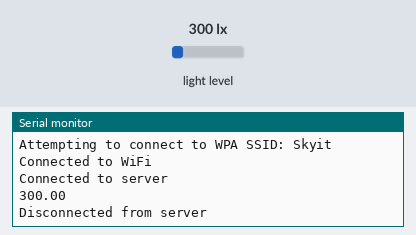
Recording of a sketch running on a simulated Arduino MKR. Shown: the last lines printed to the serial monitor. The inputs (shaded band) are chosen by the test bench; at power-on: light level 300 lx. WiFi joins after 1.5 s; servers stay silent unless stated; web services answer with replies made up by the test bench.

Above: at 12.9 s.
13.0 s: light level set to 40 lx
At 14.3 s:
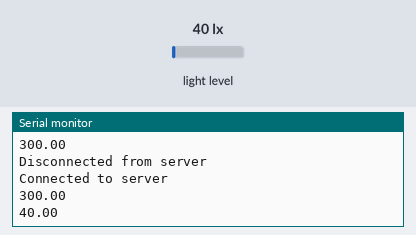
14.5 s: light level set to 500 lx
At 15.9 s:
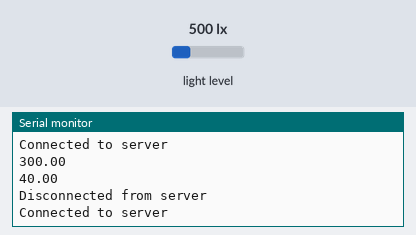
Timing chart, 0 to 17.5 s (numbered marks = the images above; inputs shaded):
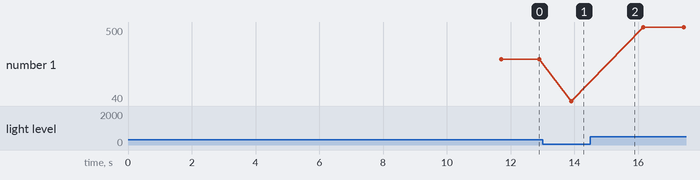

Measured:
- after the input at 13.0 s, the serial monitor: prints a new line after 0.90 s (image 1)
- plotted number 1: 300 → 40 after the input at 13.0 s, 40 → 500 after the input at 14.5 s

The sketch:

IFTTT.ino
```cpp
#include <SPI.h>
#include <WiFiNINA.h>
#include <Wire.h>
#include <BH1750.h>

BH1750 GY30; // instantiate a sensor event object


#include "Secret.h"
// Please enter your sensitive data in the Secret tab/arduino_secrets.h
char ssid[] = SECRET_SSID;        // Your network SSID (name)
char pass[] = SECRET_PASS;    // Your network password (use for WPA, or use as key for WEP)
int status = WL_IDLE_STATUS;     // The WiFi radio's status
WiFiClient  client;

//defines IFTTT event webhook listeners
char   HOST_NAME[] = "maker.ifttt.com";
String PATH_NAME   = "/trigger/WaxOn/with/key/b8xfWrhJ2L5qTH3DMvGZud"; // change your EVENT-NAME and YOUR-KEY
String queryString = "?value1=57&value2=25";
char   HOST_NAME1[] = "maker.ifttt.com";
String PATH_NAME1   = "/trigger/WaxOff/with/key/b8xfWrhJ2L5qTH3DMvGZud"; // change your EVENT-NAME and YOUR-KEY


void setup() {
  Serial.begin(9600);

  // Attempt to connect to WiFi network:
  while (status != WL_CONNECTED) {
    Serial.print("Attempting to connect to WPA SSID: ");
    Serial.println(ssid);
    // Connect to WPA/WPA2 network:
    status = WiFi.begin(ssid, pass);
    // Wait 10 seconds for connection:
    delay(10000);
  }
  Serial.println("Connected to WiFi");

    Wire.begin(); // Initialize the I2C bus for use by the BH1750 library
  GY30.begin(); // Initialize the sensor object

if (client.connect(HOST_NAME, 80)) {
    // if connected:
    Serial.println("Connected to server");
  }
  else {// if not connected:
    Serial.println("connection failed");
  }

}


bool aboveThresholdNotified = false; // Flag to track if notification for lux > 300 has been sent
bool belowThresholdNotified = false; // Flag to track if notification for lux < 300 has been sent

void loop() {
  float lux = GY30.readLightLevel(); // read the light level from the sensor and store it in a variable
  Serial.println(lux); // print the data to the serial monitor
  delay(1000); // Pause for a second before repeating the sensor poll

  if (lux >= 300.00) { // Send trigger if lux exceeds 300.00
    if (!aboveThresholdNotified) { // Check if notification has not been sent yet
      aboveThresholdNotified = true; // Set the flag to indicate notification sent
      belowThresholdNotified = false; // Reset the flag for below threshold notification

      // Disconnect from the server to allow new trigger
      if (client.connected()) {
        client.stop();
        Serial.println("Disconnected from server");
      }

      // Attempt to reconnect to the server
      if (client.connect(HOST_NAME, 80)) {
        Serial.println("Connected to server");
      } else {
        Serial.println("Connection failed");
      }

      // make a HTTP request for lux > 300 notification:
      // send HTTP header
      client.println("GET " + PATH_NAME + queryString + " HTTP/1.1");
      client.println("Host: " + String(HOST_NAME));
      client.println("Connection: close");
      client.println(); // end HTTP header
    }
  } else { // lux < 300
    if (!belowThresholdNotified) { // Check if notification has not been sent yet
      belowThresholdNotified = true; // Set the flag to indicate notification sent
      aboveThresholdNotified = false; // Reset the flag for above threshold notification

      // Disconnect from the server to allow new trigger
      if (client.connected()) {
        client.stop();
        Serial.println("Disconnected from server");
      }

      // Attempt to reconnect to the server
      if (client.connect(HOST_NAME, 80)) {
        Serial.println("Connected to server");
      } else {
        Serial.println("Connection failed");
      }

      // make a HTTP request for lux < 300 notification:
      // send HTTP header
      client.println("GET " + PATH_NAME1 + queryString + " HTTP/1.1");
      client.println("Host: " + String(HOST_NAME1));
      client.println("Connection: close");
      client.println(); // end HTTP header

    delay(1000);
    }
  }
}
```

Secret.h
```cpp
#define SECRET_SSID "Skyit"
#define SECRET_PASS "password"
```
